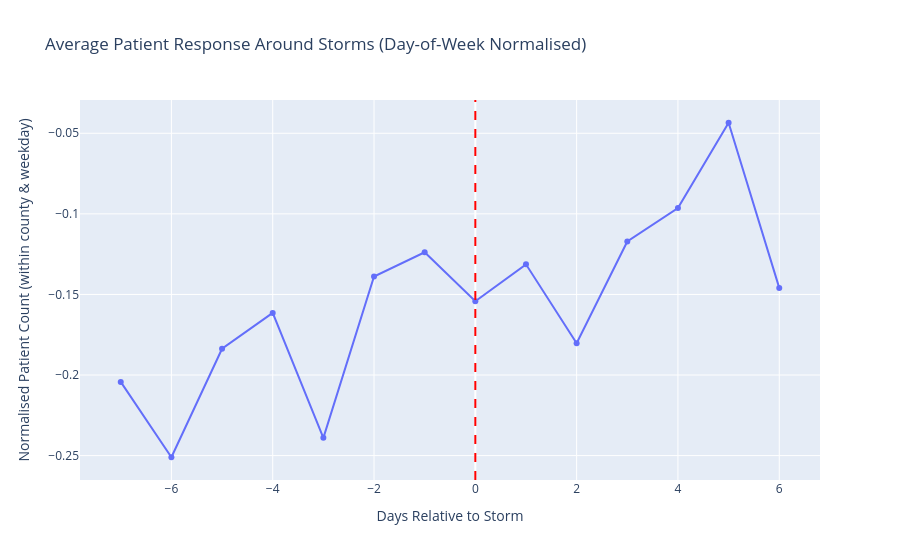

Notebook cell for this chart:
### Code cell
merged_data["day_of_week"] = merged_data["Date"].dt.dayofweek

merged_data["patient_dow_norm"] = (
    merged_data.groupby(["County", "day_of_week"])["patient_count"]
    .transform(lambda x: (x - x.mean()) / x.std())
)

event_rows = []

# Unique storm events (avoid duplicates)
storm_days = (
    merged_data[merged_data["Impact"] > 1][["County", "Date"]]
    .drop_duplicates()
)

for _, row in storm_days.iterrows():
    county = row["County"]
    storm_date = row["Date"]

    subset = merged_data[merged_data["County"] == county]

    for lag in range(-7, 7):  # widen window if you like
        day = storm_date + pd.Timedelta(days=lag)

        value = subset.loc[subset["Date"] == day, "patient_dow_norm"]

        if not value.empty:
            event_rows.append({
                "lag": lag,
                "value": value.values[0]
            })

event_df = pd.DataFrame(event_rows)

# Average across events
event_avg = event_df.groupby("lag")["value"].mean()

import plotly.graph_objects as go

fig = go.Figure()

fig.add_trace(go.Scatter(
    x=event_avg.index,
    y=event_avg.values,
    mode="lines+markers",
    name="Normalised response"
))

# Storm day marker
fig.add_vline(x=0, line_dash="dash", line_color="red")

fig.update_layout(
    title="Average Patient Response Around Storms (Day-of-Week Normalised)",
    xaxis_title="Days Relative to Storm",
    yaxis_title="Normalised Patient Count (within county & weekday)",
)

fig.show()

### Figure 1 — Plotly figure (JSON) as saved in the notebook; plotly's stock layout.template omitted (floating-point values rounded to 4 significant figures)
{"data": [{"mode": "lines+markers", "name": "Normalised response", "type": "scatter", "x": [-7, -6, -5, -4, -3, -2, -1, 0, 1, 2, 3, 4, 5, 6], "y": [-0.2043, -0.251, -0.1837, -0.1615, -0.239, -0.1389, -0.1239, -0.1542, -0.1313, -0.1803, -0.1171, -0.09639, -0.04346, -0.1459]}], "layout": {"shapes": [{"line": {"color": "red", "dash": "dash"}, "type": "line", "x0": 0, "x1": 0, "xref": "x", "y0": 0, "y1": 1, "yref": "y domain"}], "title": {"text": "Average Patient Response Around Storms (Day-of-Week Normalised)"}, "xaxis": {"title": {"text": "Days Relative to Storm"}}, "yaxis": {"title": {"text": "Normalised Patient Count (within county & weekday)"}}}}
